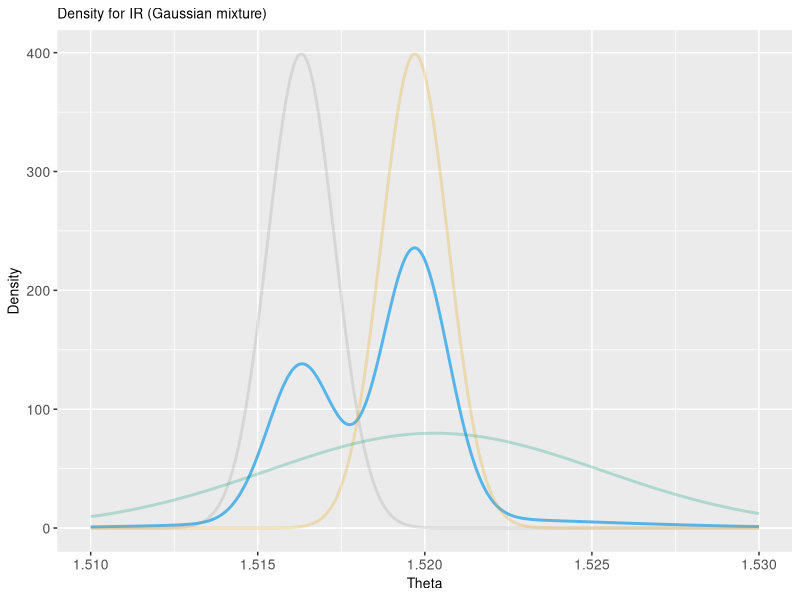
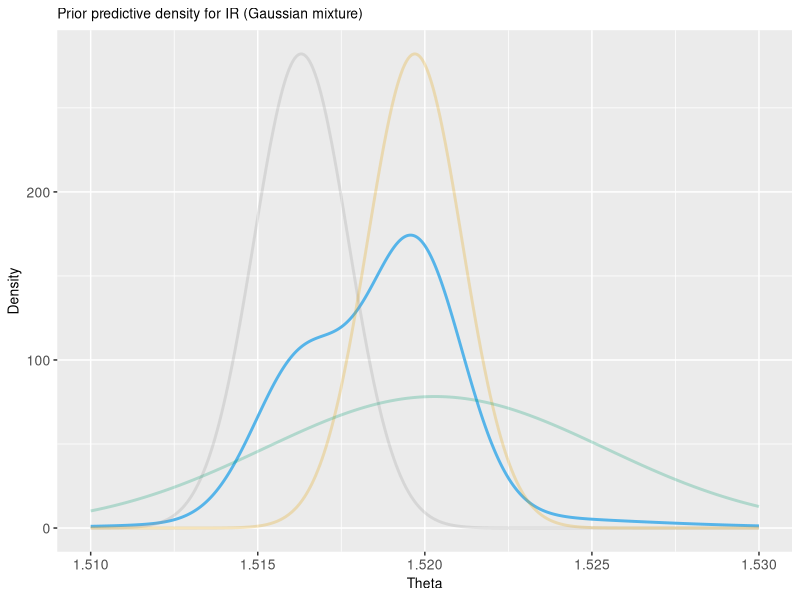

These charts were generated, in order, by the following R code:
#################################################################
# ASSIGNMENT 1
# Updated: 2019-09-12
# Author: Anna Carlsson
#################################################################

##### Set working directory and load packages #####
setwd("/Users/anna/Dokument/GitHub/MVE187/Assignments/Assignment_1")
library(ggplot2)
library(gplots)
library(ggpubr)

palette <- c("#999999", "#E69F00", "#56B4E9", "#009E73", "#F0E442", "#0072B2", "#D55E00", "#CC79A7")

set.seed(23563)

#### A) Function for plotting normal mixtures ####

# Definition of function
normal_mixture_density <- function(thetas, means, stds, weights){
  n <- length(weights)
  N <- length(thetas)
  nonweighted_densities <- matrix(data = NA, nrow = N, ncol = n)
  for (i in 1:n){
    nonweighted_densities[,i] <- dnorm(thetas, means[i], stds[i], log = FALSE)
  }
  mixture_density <- nonweighted_densities %*% diag(weights)
  return (rowSums(mixture_density))
}

# Parameters
thetas <- seq(1.51, 1.53, length=1000)
weights <- c(0.33, 0.57, 0.10)
means <- c(1.5163, 1.5197, 1.5203)
stds <- c(0.001, 0.001, 0.005)

mixture_density <- normal_mixture_density(thetas, means, stds, weights)

# Densities for each Gaussian, for comparison in plot
density_1 <- dnorm(thetas, means[1], stds[1], log = FALSE)
density_2 <- dnorm(thetas, means[2], stds[2], log = FALSE)
density_3 <- dnorm(thetas, means[3], stds[3], log = FALSE)

ggplot() +
  geom_line(
    aes(x = thetas, y = mixture_density), colour = palette[3], size = 1, show.legend = FALSE) + 
  geom_line(
    aes(x = thetas, y = density_1), colour = palette[1], size = 1, alpha = 0.25, show.legend = FALSE) + 
  geom_line(
    aes(x = thetas, y = density_2), colour = palette[2], size = 1, alpha = 0.25, show.legend = FALSE) + 
  geom_line(
    aes(x = thetas, y = density_3), colour = palette[4], size = 1, alpha = 0.25, show.legend = FALSE) + 
  labs(title = "Density for IR (Gaussian mixture)",
     x = "Theta",
     y = "Density") + 
  theme(
    plot.title = element_text(size = 10),
    axis.title = element_text(size = 10),
    axis.text = element_text(size = 10),
    legend.position = c(0.85, 0.8),
    legend.background = element_rect(fill=alpha('white', 0.9)))

#### B) Prior predictive for mixture density ####
# Parameters
thetas <- seq(1.51, 1.53, length=1000)
weights <- c(0.33, 0.57, 0.10)
means <- c(1.5163, 1.5197, 1.5203)
stds <- c(sqrt(0.001^2 + 0.001^2), sqrt(0.001^2 + 0.001^2), sqrt(0.001^2 + 0.005^2))

mixture_prior_density <- normal_mixture_density(thetas, means, stds, weights)

# Prior predictive densities for each Gaussian
prior_density_1 <- dnorm(thetas, means[1], stds[1], log = FALSE)
prior_density_2 <- dnorm(thetas, means[2], stds[2], log = FALSE)
prior_density_3 <- dnorm(thetas, means[3], stds[3], log = FALSE)

ggplot() +
  geom_line(
    aes(x = thetas, y = mixture_prior_density), colour = palette[3], size = 1, show.legend = FALSE) + 
  geom_line(
    aes(x = thetas, y = prior_density_1), colour = palette[1], size = 1, alpha = 0.25, show.legend = FALSE) + 
  geom_line(
    aes(x = thetas, y = prior_density_2), colour = palette[2], size = 1, alpha = 0.25, show.legend = FALSE) + 
  geom_line(
    aes(x = thetas, y = prior_density_3), colour = palette[4], size = 1, alpha = 0.25, show.legend = FALSE) + 
  
  labs(title = "Prior predictive density for IR (Gaussian mixture)",
       x = "Theta",
       y = "Density") + 
  theme(
    plot.title = element_text(size = 10),
    axis.title = element_text(size = 10),
    axis.text = element_text(size = 10),
    legend.position = c(0.85, 0.8),
    legend.background = element_rect(fill=alpha('white', 0.9)))
